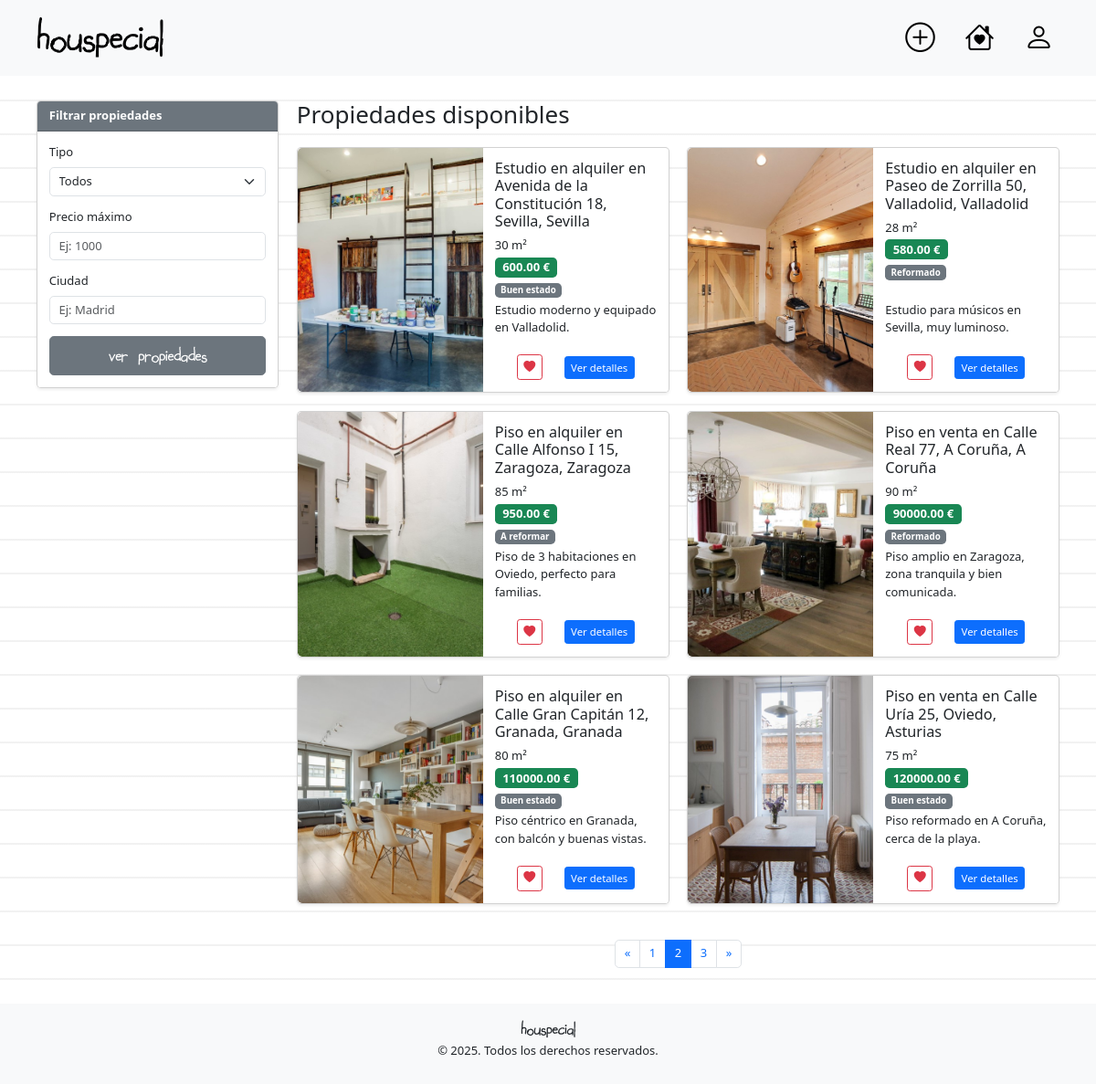
Screenshot of /?page=2 with the database file from the repository.
### tables this page shows
CREATE TABLE
    `property` (
        `id` int (11) NOT NULL AUTO_INCREMENT,
        `property_type` ENUM (
            'Habitación',
            'Estudio',
            'Piso',
            'Casa'
        ) NOT NULL,  
        `address_id` int (11) NOT NULL,
        `built_size` int (11) NOT NULL,
        `status` ENUM (
            'Obra nueva',
            'Reformado',
            'A reformar',
            'Buen estado'
        ) NOT NULL DEFAULT 'Buen estado',
        `immediate_availability` BOOLEAN NOT NULL DEFAULT 0,
        `user_id` int (11) NOT NULL,
        PRIMARY KEY (`id`),
        FOREIGN KEY (`address_id`) REFERENCES `address` (`id`) ON DELETE CASCADE,
        FOREIGN KEY (`user_id`) REFERENCES `user` (`id`) ON DELETE CASCADE
    );

CREATE TABLE
    `advert` (
        `id` int (11) NOT NULL AUTO_INCREMENT,
        `property_id` int (11) NOT NULL,  
        `user_id` int (11) NOT NULL,  
        `price` decimal(10, 2) NOT NULL,
        `action` ENUM (
            'Venta',
            'Alquiler'
        ) NOT NULL,  
        `description` text NOT NULL,  
        `created_at` timestamp NOT NULL DEFAULT current_timestamp(),
        PRIMARY KEY (`id`),
        FOREIGN KEY (`property_id`) REFERENCES `property` (`id`) ON DELETE CASCADE,
        FOREIGN KEY (`user_id`) REFERENCES `user` (`id`) ON DELETE CASCADE
    );

### views/home.php (the view, shortened to what the rows shown need)
<?php
$advertFacade = new AdvertFacade(new AdvertConverter(), new PropertyConverter(), new ImageConverter());
$adverts = $advertFacade->getAllAdverts();
$advertsPerPage = 6;
$page = isset($_GET['page']) ? max(1, intval($_GET['page'])) : 1;
$start = ($page - 1) * $advertsPerPage;
$advertsToShow = array_slice($adverts, $start, $advertsPerPage);
?>
<?php require_once __DIR__ . '/partials/head.php'; ?>
<main>
    <div class="container body-ody-ody">
        <div class="row">
            <div class="col-12 col-md-9 mb-4">
                <h2 class="mb-4">Propiedades disponibles</h2>
                <div class="row g-4">
                    <?php if (empty($adverts)): ?>
                        <div class="col-12">
                            <div class="alert alert-secondary text-center">
                                No se encontraron propiedades disponibles.
                            </div>
                        </div>
                    <?php else: ?>
                        <?php foreach ($advertsToShow as $advert): ?>
                            <div class="col-12 col-lg-6">
                                <div class="card h-100 shadow-sm">
                                    <div class="row g-0 h-100">
                                        <div class="col-6 d-flex align-items-stretch" style="overflow: hidden;">
                                            <?php if ($advert['advert']->main_image): ?>
                                                <img src="<?= htmlspecialchars($advert['advert']->main_image) ?>"
                                                     class="img-fluid rounded-start w-100 h-100"
                                                     alt="Imagen propiedad"
                                                     style="object-fit: cover; min-height: 200px;">
                                            <?php endif; ?>
                                        </div>
                                        <div class="col-6">
                                            <div class="card-body d-flex flex-column h-100">
                                                <h5 class="card-title">
                                                    <?= htmlspecialchars($advert['title']) ?>
                                                </h5>
                                                <p class="card-text mb-1">
                                                    <?= htmlspecialchars($advert['property']->built_size) ?> m²
                                                </p>
                                                <p class="card-text mb-1">
                                                    <span class="badge text-bg-success fs-6"><?= htmlspecialchars($advert['advert']->price) ?> €</span>
                                                </p>
                                                <p class="card-text mb-1">
                                                    <span class="badge text-bg-secondary"><?= htmlspecialchars($advert['property']->status) ?></span>
                                                </p>
                                                <p class="card-text flex-grow-1 d-flex align-items-end">
                                                    <?= htmlspecialchars($advert['advert']->description) ?>
                                                </p>
                                                <div class="mt-2 d-flex justify-content-evenly align-items-center">
                                                    <button class="btn btn-outline-danger btn-sm" title="Añadir a favoritos"><i class="bi bi-heart-fill"></i></button>
                                                    <a href="/detallePropiedad?id=<?= urlencode($advert['advert']->id) ?>" class="btn btn-primary btn-sm">Ver detalles</a>
                                                </div>
                                            </div>
                                        </div>
                                    </div>
                                </div>
                            </div>
                        <?php endforeach; ?>
                    <?php endif; ?>
                </div>
            </div>
        </div>
    </div>
</main>
<?php require_once __DIR__ . '/partials/footer.php'; ?>

### rows the page displays
property: built_size "30", status "Buen estado"
advert: price "600.00", description "Estudio moderno y equipado en Valladolid."
property: built_size "28", status "Reformado"
advert: price "580.00", description "Estudio para músicos en Sevilla, muy luminoso."
property: built_size "85", status "A reformar"
advert: price "950.00", description "Piso de 3 habitaciones en Oviedo, perfecto para familias."
property: built_size "90", status "Reformado"
advert: price "90000.00", description "Piso amplio en Zaragoza, zona tranquila y bien comunicada."
property: built_size "80", status "Buen estado"
advert: price "110000.00", description "Piso céntrico en Granada, con balcón y buenas vistas."
property: built_size "75", status "Buen estado"
advert: price "120000.00", description "Piso reformado en A Coruña, cerca de la playa."

### other values shown
$advert['title'] "Estudio en alquiler en Avenida de la Constitución 18, Sevilla, Sevilla"
$advert['title'] "Estudio en alquiler en Paseo de Zorrilla 50, Valladolid, Valladolid"
$advert['title'] "Piso en alquiler en Calle Alfonso I 15, Zaragoza, Zaragoza"
$advert['title'] "Piso en venta en Calle Real 77, A Coruña, A Coruña"
$advert['title'] "Piso en alquiler en Calle Gran Capitán 12, Granada, Granada"
$advert['title'] "Piso en venta en Calle Uría 25, Oviedo, Asturias"
